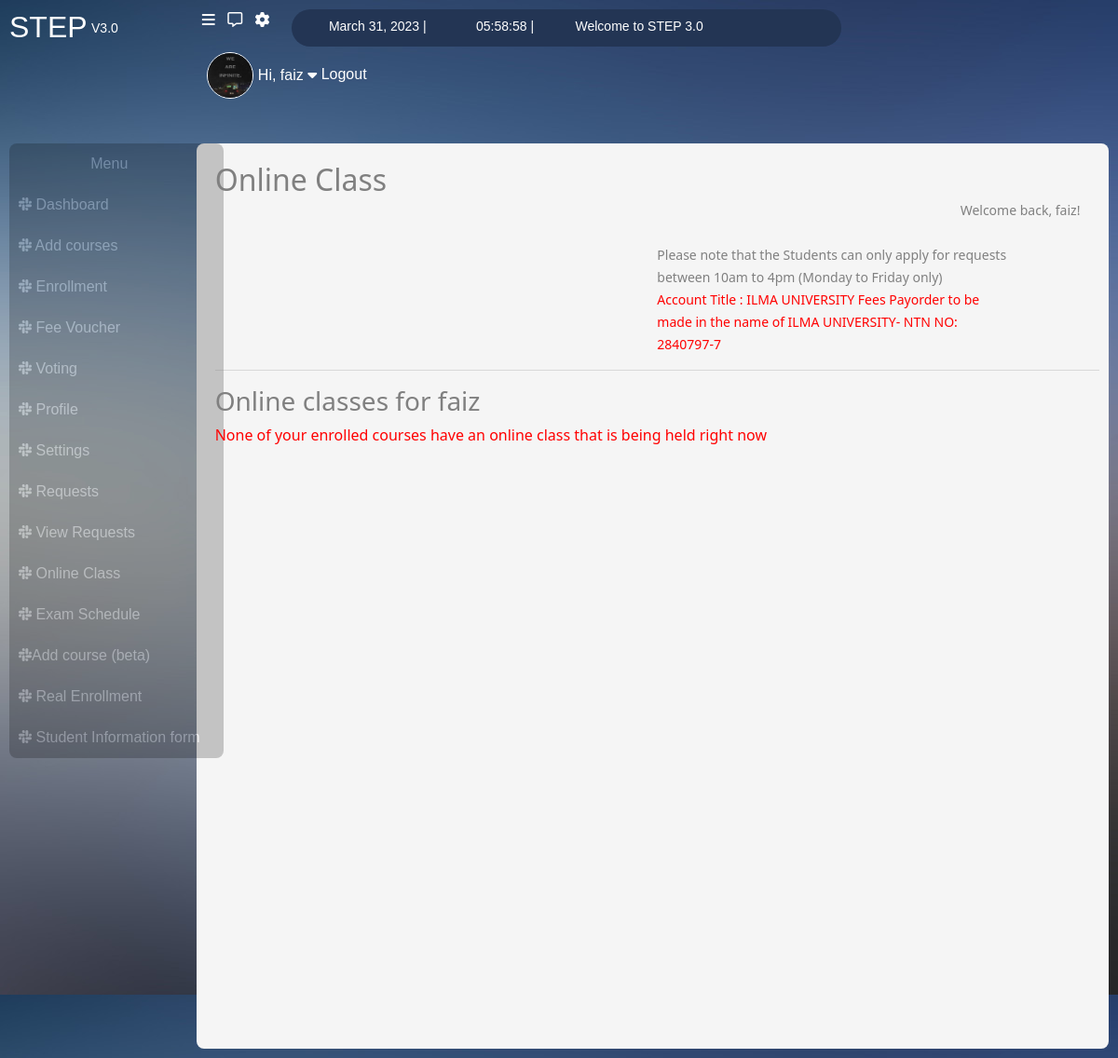
/online_class (signed in), run on the app's committed database.
### users/models.py (models this page shows, shortened)
class UserInfo(models.Model):
    user = models.ForeignKey(User, on_delete=models.CASCADE)
    degree_title = models.CharField(max_length=20, blank=False, default='bscs')
    address = models.CharField(max_length=50)
    profile_img = models.ImageField(upload_to='profile_images', default='blank-profile-picture.png')
    contact = models.CharField(max_length=20)

### users/views.py (the view)
# urls.py: path("online_class", views.online_class, name="online_class"),
@login_required(login_url='signin')
def online_class(request):
    user_profile = UserInfo.objects.get(user=request.user)
    today = date.today()
    now = datetime.now()
    current_time = now.strftime("%H:%M:%S")
    class_time = "no"
    hour = now.strftime("%H")
    for i in range(9,22):
        if int(hour) == i:
            class_time = "yes"
    return render(request, "users/online_class.html", {'user_profile': user_profile, 'today':today, 'current_time': current_time,'class_time': class_time,})

### users/templates/users/online_class.html (shortened to what this page needs)
{% extends "users/base.html" %}
{% block heading %} Online Class {% endblock %}
    {% block content %}
                            <h3>Online classes for {{user_profile.user}}  </h3>
                            {% if class_time == 'no' %}
                            <p class="online_class">None of your enrolled courses have an online class that is being held right now </p>
                            {% endif %}
    {% endblock %}

### users/templates/users/base.html (shortened to what this page needs)
{% load static %}
<!DOCTYPE html>
<html lang="en">
<head>
    <link href="https://cdn.jsdelivr.net/npm/bootstrap@5.0.2/dist/css/bootstrap.min.css" rel="stylesheet">
    <link rel="stylesheet" href="{% static 'users/register_style.css' %}">
</head>
<body>
    <div class="box">
        <div class="nav">
            <a href="/dashboard"><h2>STEP </h2></a>  &nbsp;
            <small>  V3.0 </small>
                <a href="#"><i class="fa-solid fa-bars requests"></i></a> &nbsp; &nbsp;
                <a href="#"><i class="fa-regular fa-message "></i></a> &nbsp; &nbsp;
                <a href="/settings" title="Settings"><i class="fa-solid fa-gear"></i></a>  &nbsp; &nbsp;
                <div class="oval_div">
                    <small> {{today}} |</small>  &nbsp; <small> {{current_time}}  |</small>
                    <small> Welcome to STEP 3.0 </small>
                </div>
                <dv class="profile_div">
                    <a href="/profile/{{user}}">
                        <img class="img-fluid " src="{{ user_profile.profile_img.url }}">
                        <span>Hi, {{user}}</span>
                        <i class="fa-solid fa-caret-down"></i>
                    </a>
                    <a href="/logout">Logout</a>
                </dv>
        </div>
                <br>   <br>
            <div class="row">
                <div class="col-lg-2">
                    <div class="vertical_nav nav">
                        <ul>
                            <li class="text-center">Menu</li>
                            <a href="/dashboard"><li><i class="fa-brands fa-slack"></i>  Dashboard</li></a>
                            <a href="/add_course"><li><i class="fa-brands fa-slack"></i>  Add courses </li></a>
                            <a href="/enrollment"><li><i class="fa-brands fa-slack"></i>  Enrollment </li></a>
                            <a href="/fees"><li><i class="fa-brands fa-slack"></i>  Fee Voucher</li></a>
                            <a href="/voting"><li><i class="fa-brands fa-slack"></i>  Voting</li></a>
                            <a href="/profile/{{user}}"><li><i class="fa-brands fa-slack"></i>  Profile</li></a>
                            <a href="/settings"><li><i class="fa-brands fa-slack"></i>  Settings</li></a>
                            <a href="/request"><li><i class="fa-brands fa-slack"></i>  Requests</li></a>
                            <a href="/view_requests"><li><i class="fa-brands fa-slack"></i>  View Requests</li></a>
                            <a href="/online_class"><li><i class="fa-brands fa-slack"></i>  Online Class</li></a>
                            <a href="/exam"><li><i class="fa-brands fa-slack"></i>  Exam Schedule</li></a>
                            <a href="#"><li><i class="fa-brands fa-slack"></i>Add course (beta)</li></a>
                            <a href="#"><li><i class="fa-brands fa-slack"></i>  Real Enrollment</li></a>
                            <a href="#"><li><i class="fa-brands fa-slack"></i>  Student Information form</li></a>
                        </ul>
                    </div>
                        <br>
                </div>
                <div class="col-lg-10">
                    <div class="right_side_main">
                        <div class="content">
                            <h2>{% block heading %} Dashboard {% endblock %}</h2>
                            <small class="welcome">Welcome back, {{user}}!  </small>
                            <br><br>
                            <div class="notice">
                                    <small>Please note that the Students can only apply for requests between 10am to 4pm (Monday to Friday only)<br> <span>Account Title : ILMA UNIVERSITY Fees Payorder to be made in the name of ILMA UNIVERSITY- NTN NO: 2840797-7</span></small>
                            </div>
                            <hr>
                                <div>
                                    {% block content %}
                                    {% endblock %}
                                </div>
                        </div>
                    </div>
                </div>
            </div>
    </div>
</body>
</html>

### users/static/users/register_style.css (style rules this page uses)
body { background-image: url("/static/bg.jpg"); }
.box { margin: 10px; }
.nav { color: white; font-family: 'Gill Sans', 'Gill Sans MT', Calibri, 'Trebuchet MS', sans-serif; }
.nav small { margin-top:10px }
.nav a { text-decoration: none; color: inherit; }
.requests { margin-left: 90px; }
.oval_div { background-color: #233554; height: 40px; margin-left: 10px; width: 50%; border-radius: 35px; }
.oval_div small { margin-left: 40px; position: relative; top: 6px; }
.profile_div { margin-left: 18% ; }
.profile_div img { height: 50px; width: 50px; border-radius: 50%; border: 1px; border-color: white; border-style: double; }
.vertical_nav { width:230px; height: auto; background-color: black; border-radius: 8px; opacity: 20%; }
.vertical_nav ul { margin: 0; padding: 0; }
.vertical_nav li { color: white; padding-left: 10px; padding-top: 10px; padding-bottom: 10px; text-decoration: none; list-style: none; width: 100%; }
.right_side_main { background-color:whitesmoke; height:972px; width: 100%; border-radius: 8px; }
.content { color: gray; height: 600px; margin: 20px; position: absolute; }
.content h2 { color: gray; display: inline; }
.welcome { margin-left: 800px; }
.content small>span { color: red; }
.notice { width: 40%; margin-left: 50%; }
.online_class { color: red; }

### data on the page
UserInfo: profile_img (picture), user "faiz"

### other printed values
{{ today }} "March 31, 2023"
{{ user }} "faiz"
